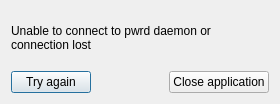
<?xml version="1.0" encoding="UTF-8"?>
<ui version="4.0">
 <class>ConnectErrorDialog</class>
 <widget class="QDialog" name="ConnectErrorDialog">
  <property name="geometry">
   <rect>
    <x>0</x>
    <y>0</y>
    <width>280</width>
    <height>104</height>
   </rect>
  </property>
  <property name="windowTitle">
   <string>Connect error</string>
  </property>
  <property name="modal">
   <bool>true</bool>
  </property>
  <layout class="QVBoxLayout" name="verticalLayout">
   <item>
    <widget class="QLabel" name="dialogText">
     <property name="text">
      <string>Unable to connect to pwrd daemon or connection lost </string>
     </property>
     <property name="wordWrap">
      <bool>true</bool>
     </property>
    </widget>
   </item>
   <item>
    <layout class="QHBoxLayout" name="horizontalLayout">
     <item>
      <widget class="QPushButton" name="tryagainButton">
       <property name="text">
        <string>Try again</string>
       </property>
      </widget>
     </item>
     <item>
      <spacer name="horizontalSpacer">
       <property name="orientation">
        <enum>Qt::Horizontal</enum>
       </property>
       <property name="sizeHint" stdset="0">
        <size>
         <width>40</width>
         <height>20</height>
        </size>
       </property>
      </spacer>
     </item>
     <item>
      <widget class="QPushButton" name="closeAppButton">
       <property name="text">
        <string>Close application</string>
       </property>
      </widget>
     </item>
    </layout>
   </item>
  </layout>
 </widget>
 <resources/>
 <connections/>
</ui>
